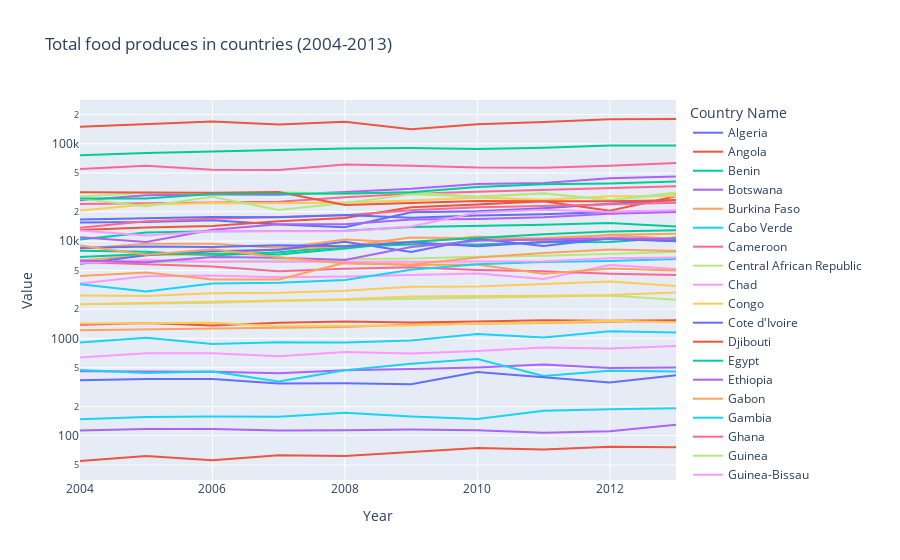

Notebook code cell kept with this figure:
### Code cell
#a line plot showing food production by country
fig = px.line(df_prod_grouped, x="Year", y="Value", color="Country Name", hover_name="Country Name", log_y=True,title="Total food produces in countries (2004-2013)")
fig.show()

### Figure 1 — Plotly figure (JSON) as saved in the notebook; plotly's stock layout.template omitted (floating-point values rounded to 4 significant figures)
{"data": [{"hovertemplate": "<b>%{hovertext}</b><br><br>Country Name=Algeria<br>Year=%{x}<br>Value=%{y}<extra></extra>", "hovertext": ["Algeria", "Algeria", "Algeria", "Algeria", "Algeria", "Algeria", "Algeria", "Algeria", "Algeria", "Algeria"], "legendgroup": "Algeria", "line": {"color": "#636efa", "dash": "solid"}, "mode": "lines", "name": "Algeria", "orientation": "v", "showlegend": true, "type": "scatter", "x": [2004, 2005, 2006, 2007, 2008, 2009, 2010, 2011, 2012, 2013], "xaxis": "x", "y": [15536, 15667, 16417, 14763, 13841, 19820, 20263, 21778, 24206, 26359], "yaxis": "y"}, {"hovertemplate": "<b>%{hovertext}</b><br><br>Country Name=Angola<br>Year=%{x}<br>Value=%{y}<extra></extra>", "hovertext": ["Angola", "Angola", "Angola", "Angola", "Angola", "Angola", "Angola", "Angola", "Angola", "Angola"], "legendgroup": "Angola", "line": {"color": "#EF553B", "dash": "solid"}, "mode": "lines", "name": "Angola", "orientation": "v", "showlegend": true, "type": "scatter", "x": [2004, 2005, 2006, 2007, 2008, 2009, 2010, 2011, 2012, 2013], "xaxis": "x", "y": [13028, 13811, 14264, 16025, 17288, 22244, 23805, 25672, 20505, 28857], "yaxis": "y"}, {"hovertemplate": "<b>%{hovertext}</b><br><br>Country Name=Benin<br>Year=%{x}<br>Value=%{y}<extra></extra>", "hovertext": ["Benin", "Benin", "Benin", "Benin", "Benin", "Benin", "Benin", "Benin", "Benin", "Benin"], "legendgroup": "Benin", "line": {"color": "#00cc96", "dash": "solid"}, "mode": "lines", "name": "Benin", "orientation": "v", "showlegend": true, "type": "scatter", "x": [2004, 2005, 2006, 2007, 2008, 2009, 2010, 2011, 2012, 2013], "xaxis": "x", "y": [7963, 7764, 7110, 7679, 8723, 9235, 9200, 9735, 9797, 10866], "yaxis": "y"}, {"hovertemplate": "<b>%{hovertext}</b><br><br>Country Name=Botswana<br>Year=%{x}<br>Value=%{y}<extra></extra>", "hovertext": ["Botswana", "Botswana", "Botswana", "Botswana", "Botswana", "Botswana", "Botswana", "Botswana", "Botswana", "Botswana"], "legendgroup": "Botswana", "line": {"color": "#ab63fa", "dash": "solid"}, "mode": "lines", "name": "Botswana", "orientation": "v", "showlegend": true, "type": "scatter", "x": [2004, 2005, 2006, 2007, 2008, 2009, 2010, 2011, 2012, 2013], "xaxis": "x", "y": [461, 460, 454, 439, 470, 484, 503, 539, 496, 502], "yaxis": "y"}, {"hovertemplate": "<b>%{hovertext}</b><br><br>Country Name=Burkina Faso<br>Year=%{x}<br>Value=%{y}<extra></extra>", "hovertext": ["Burkina Faso", "Burkina Faso", "Burkina Faso", "Burkina Faso", "Burkina Faso", "Burkina Faso", "Burkina Faso", "Burkina Faso", "Burkina Faso", "Burkina Faso"], "legendgroup": "Burkina Faso", "line": {"color": "#FFA15A", "dash": "solid"}, "mode": "lines", "name": "Burkina Faso", "orientation": "v", "showlegend": true, "type": "scatter", "x": [2004, 2005, 2006, 2007, 2008, 2009, 2010, 2011, 2012, 2013], "xaxis": "x", "y": [8323, 9392, 9393, 8467, 10373, 9607, 11122, 9954, 11634, 11864], "yaxis": "y"}, {"hovertemplate": "<b>%{hovertext}</b><br><br>Country Name=Cabo Verde<br>Year=%{x}<br>Value=%{y}<extra></extra>", "hovertext": ["Cabo Verde", "Cabo Verde", "Cabo Verde", "Cabo Verde", "Cabo Verde", "Cabo Verde", "Cabo Verde", "Cabo Verde", "Cabo Verde", "Cabo Verde"], "legendgroup": "Cabo Verde", "line": {"color": "#19d3f3", "dash": "solid"}, "mode": "lines", "name": "Cabo Verde", "orientation": "v", "showlegend": true, "type": "scatter", "x": [2004, 2005, 2006, 2007, 2008, 2009, 2010, 2011, 2012, 2013], "xaxis": "x", "y": [148, 156, 158, 157, 172, 158, 149, 181, 187, 192], "yaxis": "y"}, {"hovertemplate": "<b>%{hovertext}</b><br><br>Country Name=Cameroon<br>Year=%{x}<br>Value=%{y}<extra></extra>", "hovertext": ["Cameroon", "Cameroon", "Cameroon", "Cameroon", "Cameroon", "Cameroon", "Cameroon", "Cameroon", "Cameroon", "Cameroon"], "legendgroup": "Cameroon", "line": {"color": "#FF6692", "dash": "solid"}, "mode": "lines", "name": "Cameroon", "orientation": "v", "showlegend": true, "type": "scatter", "x": [2004, 2005, 2006, 2007, 2008, 2009, 2010, 2011, 2012, 2013], "xaxis": "x", "y": [13739, 16033, 16962, 17657, 18459, 20729, 22310, 22964, 24044, 24773], "yaxis": "y"}, {"hovertemplate": "<b>%{hovertext}</b><br><br>Country Name=Central African Republic<br>Year=%{x}<br>Value=%{y}<extra></extra>", "hovertext": ["Central African Republic", "Central African Republic", "Central African Republic", "Central African Republic", "Central African Republic", "Central African Republic", "Central African Republic", "Central African Republic", "Central African Republic", "Central African Republic"], "legendgroup": "Central African Republic", "line": {"color": "#B6E880", "dash": "solid"}, "mode": "lines", "name": "Central African Republic", "orientation": "v", "showlegend": true, "type": "scatter", "x": [2004, 2005, 2006, 2007, 2008, 2009, 2010, 2011, 2012, 2013], "xaxis": "x", "y": [2242, 2293, 2329, 2426, 2494, 2569, 2602, 2702, 2761, 2503], "yaxis": "y"}, {"hovertemplate": "<b>%{hovertext}</b><br><br>Country Name=Chad<br>Year=%{x}<br>Value=%{y}<extra></extra>", "hovertext": ["Chad", "Chad", "Chad", "Chad", "Chad", "Chad", "Chad", "Chad", "Chad", "Chad"], "legendgroup": "Chad", "line": {"color": "#FF97FF", "dash": "solid"}, "mode": "lines", "name": "Chad", "orientation": "v", "showlegend": true, "type": "scatter", "x": [2004, 2005, 2006, 2007, 2008, 2009, 2010, 2011, 2012, 2013], "xaxis": "x", "y": [3660, 4360, 4423, 4243, 4332, 4516, 4633, 4070, 5688, 5153], "yaxis": "y"}, {"hovertemplate": "<b>%{hovertext}</b><br><br>Country Name=Congo<br>Year=%{x}<br>Value=%{y}<extra></extra>", "hovertext": ["Congo", "Congo", "Congo", "Congo", "Congo", "Congo", "Congo", "Congo", "Congo", "Congo"], "legendgroup": "Congo", "line": {"color": "#FECB52", "dash": "solid"}, "mode": "lines", "name": "Congo", "orientation": "v", "showlegend": true, "type": "scatter", "x": [2004, 2005, 2006, 2007, 2008, 2009, 2010, 2011, 2012, 2013], "xaxis": "x", "y": [2241, 2318, 2365, 2438, 2530, 2693, 2707, 2745, 2786, 2968], "yaxis": "y"}, {"hovertemplate": "<b>%{hovertext}</b><br><br>Country Name=Cote d'Ivoire<br>Year=%{x}<br>Value=%{y}<extra></extra>", "hovertext": ["Cote d'Ivoire", "Cote d'Ivoire", "Cote d'Ivoire", "Cote d'Ivoire", "Cote d'Ivoire", "Cote d'Ivoire", "Cote d'Ivoire", "Cote d'Ivoire", "Cote d'Ivoire", "Cote d'Ivoire"], "legendgroup": "Cote d'Ivoire", "line": {"color": "#636efa", "dash": "solid"}, "mode": "lines", "name": "Cote d'Ivoire", "orientation": "v", "showlegend": true, "type": "scatter", "x": [2004, 2005, 2006, 2007, 2008, 2009, 2010, 2011, 2012, 2013], "xaxis": "x", "y": [16675, 17114, 17660, 17570, 18496, 17351, 18363, 18918, 19919, 20420], "yaxis": "y"}, {"hovertemplate": "<b>%{hovertext}</b><br><br>Country Name=Djibouti<br>Year=%{x}<br>Value=%{y}<extra></extra>", "hovertext": ["Djibouti", "Djibouti", "Djibouti", "Djibouti", "Djibouti", "Djibouti", "Djibouti", "Djibouti", "Djibouti", "Djibouti"], "legendgroup": "Djibouti", "line": {"color": "#EF553B", "dash": "solid"}, "mode": "lines", "name": "Djibouti", "orientation": "v", "showlegend": true, "type": "scatter", "x": [2004, 2005, 2006, 2007, 2008, 2009, 2010, 2011, 2012, 2013], "xaxis": "x", "y": [55, 62, 56, 63, 62, 68, 75, 72, 77, 76], "yaxis": "y"}, {"hovertemplate": "<b>%{hovertext}</b><br><br>Country Name=Egypt<br>Year=%{x}<br>Value=%{y}<extra></extra>", "hovertext": ["Egypt", "Egypt", "Egypt", "Egypt", "Egypt", "Egypt", "Egypt", "Egypt", "Egypt", "Egypt"], "legendgroup": "Egypt", "line": {"color": "#00cc96", "dash": "solid"}, "mode": "lines", "name": "Egypt", "orientation": "v", "showlegend": true, "type": "scatter", "x": [2004, 2005, 2006, 2007, 2008, 2009, 2010, 2011, 2012, 2013], "xaxis": "x", "y": [75989, 80422, 83191, 86828, 89489, 90375, 88450, 90767, 96139, 95848], "yaxis": "y"}, {"hovertemplate": "<b>%{hovertext}</b><br><br>Country Name=Ethiopia<br>Year=%{x}<br>Value=%{y}<extra></extra>", "hovertext": ["Ethiopia", "Ethiopia", "Ethiopia", "Ethiopia", "Ethiopia", "Ethiopia", "Ethiopia", "Ethiopia", "Ethiopia", "Ethiopia"], "legendgroup": "Ethiopia", "line": {"color": "#ab63fa", "dash": "solid"}, "mode": "lines", "name": "Ethiopia", "orientation": "v", "showlegend": true, "type": "scatter", "x": [2004, 2005, 2006, 2007, 2008, 2009, 2010, 2011, 2012, 2013], "xaxis": "x", "y": [26246, 29527, 30117, 29891, 31880, 34508, 38707, 39573, 44142, 46102], "yaxis": "y"}, {"hovertemplate": "<b>%{hovertext}</b><br><br>Country Name=Gabon<br>Year=%{x}<br>Value=%{y}<extra></extra>", "hovertext": ["Gabon", "Gabon", "Gabon", "Gabon", "Gabon", "Gabon", "Gabon", "Gabon", "Gabon", "Gabon"], "legendgroup": "Gabon", "line": {"color": "#FFA15A", "dash": "solid"}, "mode": "lines", "name": "Gabon", "orientation": "v", "showlegend": true, "type": "scatter", "x": [2004, 2005, 2006, 2007, 2008, 2009, 2010, 2011, 2012, 2013], "xaxis": "x", "y": [1211, 1246, 1263, 1289, 1308, 1387, 1424, 1443, 1474, 1521], "yaxis": "y"}, {"hovertemplate": "<b>%{hovertext}</b><br><br>Country Name=Gambia<br>Year=%{x}<br>Value=%{y}<extra></extra>", "hovertext": ["Gambia", "Gambia", "Gambia", "Gambia", "Gambia", "Gambia", "Gambia", "Gambia", "Gambia", "Gambia"], "legendgroup": "Gambia", "line": {"color": "#19d3f3", "dash": "solid"}, "mode": "lines", "name": "Gambia", "orientation": "v", "showlegend": true, "type": "scatter", "x": [2004, 2005, 2006, 2007, 2008, 2009, 2010, 2011, 2012, 2013], "xaxis": "x", "y": [473, 440, 458, 360, 472, 549, 614, 411, 465, 457], "yaxis": "y"}, {"hovertemplate": "<b>%{hovertext}</b><br><br>Country Name=Ghana<br>Year=%{x}<br>Value=%{y}<extra></extra>", "hovertext": ["Ghana", "Ghana", "Ghana", "Ghana", "Ghana", "Ghana", "Ghana", "Ghana", "Ghana", "Ghana"], "legendgroup": "Ghana", "line": {"color": "#FF6692", "dash": "solid"}, "mode": "lines", "name": "Ghana", "orientation": "v", "showlegend": true, "type": "scatter", "x": [2004, 2005, 2006, 2007, 2008, 2009, 2010, 2011, 2012, 2013], "xaxis": "x", "y": [24040, 24448, 25054, 25286, 28290, 30647, 32140, 33650, 34860, 36589], "yaxis": "y"}, {"hovertemplate": "<b>%{hovertext}</b><br><br>Country Name=Guinea<br>Year=%{x}<br>Value=%{y}<extra></extra>", "hovertext": ["Guinea", "Guinea", "Guinea", "Guinea", "Guinea", "Guinea", "Guinea", "Guinea", "Guinea", "Guinea"], "legendgroup": "Guinea", "line": {"color": "#B6E880", "dash": "solid"}, "mode": "lines", "name": "Guinea", "orientation": "v", "showlegend": true, "type": "scatter", "x": [2004, 2005, 2006, 2007, 2008, 2009, 2010, 2011, 2012, 2013], "xaxis": "x", "y": [5891, 6099, 6166, 6393, 6512, 6606, 6904, 7084, 7458, 7735], "yaxis": "y"}, {"hovertemplate": "<b>%{hovertext}</b><br><br>Country Name=Guinea-Bissau<br>Year=%{x}<br>Value=%{y}<extra></extra>", "hovertext": ["Guinea-Bissau", "Guinea-Bissau", "Guinea-Bissau", "Guinea-Bissau", "Guinea-Bissau", "Guinea-Bissau", "Guinea-Bissau", "Guinea-Bissau", "Guinea-Bissau", "Guinea-Bissau"], "legendgroup": "Guinea-Bissau", "line": {"color": "#FF97FF", "dash": "solid"}, "mode": "lines", "name": "Guinea-Bissau", "orientation": "v", "showlegend": true, "type": "scatter", "x": [2004, 2005, 2006, 2007, 2008, 2009, 2010, 2011, 2012, 2013], "xaxis": "x", "y": [637, 703, 705, 654, 725, 700, 743, 807, 787, 835], "yaxis": "y"}, {"hovertemplate": "<b>%{hovertext}</b><br><br>Country Name=Kenya<br>Year=%{x}<br>Value=%{y}<extra></extra>", "hovertext": ["Kenya", "Kenya", "Kenya", "Kenya", "Kenya", "Kenya", "Kenya", "Kenya", "Kenya", "Kenya"], "legendgroup": "Kenya", "line": {"color": "#FECB52", "dash": "solid"}, "mode": "lines", "name": "Kenya", "orientation": "v", "showlegend": true, "type": "scatter", "x": [2004, 2005, 2006, 2007, 2008, 2009, 2010, 2011, 2012, 2013], "xaxis": "x", "y": [20664, 23745, 24656, 24433, 24928, 26049, 27991, 26605, 28851, 28950], "yaxis": "y"}, {"hovertemplate": "<b>%{hovertext}</b><br><br>Country Name=Lesotho<br>Year=%{x}<br>Value=%{y}<extra></extra>", "hovertext": ["Lesotho", "Lesotho", "Lesotho", "Lesotho", "Lesotho", "Lesotho", "Lesotho", "Lesotho", "Lesotho", "Lesotho"], "legendgroup": "Lesotho", "line": {"color": "#636efa", "dash": "solid"}, "mode": "lines", "name": "Lesotho", "orientation": "v", "showlegend": true, "type": "scatter", "x": [2004, 2005, 2006, 2007, 2008, 2009, 2010, 2011, 2012, 2013], "xaxis": "x", "y": [371, 383, 383, 344, 347, 339, 451, 397, 352, 418], "yaxis": "y"}, {"hovertemplate": "<b>%{hovertext}</b><br><br>Country Name=Liberia<br>Year=%{x}<br>Value=%{y}<extra></extra>", "hovertext": ["Liberia", "Liberia", "Liberia", "Liberia", "Liberia", "Liberia", "Liberia", "Liberia", "Liberia", "Liberia"], "legendgroup": "Liberia", "line": {"color": "#EF553B", "dash": "solid"}, "mode": "lines", "name": "Liberia", "orientation": "v", "showlegend": true, "type": "scatter", "x": [2004, 2005, 2006, 2007, 2008, 2009, 2010, 2011, 2012, 2013], "xaxis": "x", "y": [1382, 1443, 1358, 1446, 1491, 1457, 1490, 1535, 1522, 1533], "yaxis": "y"}, {"hovertemplate": "<b>%{hovertext}</b><br><br>Country Name=Madagascar<br>Year=%{x}<br>Value=%{y}<extra></extra>", "hovertext": ["Madagascar", "Madagascar", "Madagascar", "Madagascar", "Madagascar", "Madagascar", "Madagascar", "Madagascar", "Madagascar", "Madagascar"], "legendgroup": "Madagascar", "line": {"color": "#00cc96", "dash": "solid"}, "mode": "lines", "name": "Madagascar", "orientation": "v", "showlegend": true, "type": "scatter", "x": [2004, 2005, 2006, 2007, 2008, 2009, 2010, 2011, 2012, 2013], "xaxis": "x", "y": [10360, 12228, 12608, 12720, 12774, 13928, 14215, 14735, 15343, 14160], "yaxis": "y"}, {"hovertemplate": "<b>%{hovertext}</b><br><br>Country Name=Malawi<br>Year=%{x}<br>Value=%{y}<extra></extra>", "hovertext": ["Malawi", "Malawi", "Malawi", "Malawi", "Malawi", "Malawi", "Malawi", "Malawi", "Malawi", "Malawi"], "legendgroup": "Malawi", "line": {"color": "#ab63fa", "dash": "solid"}, "mode": "lines", "name": "Malawi", "orientation": "v", "showlegend": true, "type": "scatter", "x": [2004, 2005, 2006, 2007, 2008, 2009, 2010, 2011, 2012, 2013], "xaxis": "x", "y": [10917, 9786, 13078, 14908, 14910, 16677, 16867, 17569, 19074, 19931], "yaxis": "y"}, {"hovertemplate": "<b>%{hovertext}</b><br><br>Country Name=Mali<br>Year=%{x}<br>Value=%{y}<extra></extra>", "hovertext": ["Mali", "Mali", "Mali", "Mali", "Mali", "Mali", "Mali", "Mali", "Mali", "Mali"], "legendgroup": "Mali", "line": {"color": "#FFA15A", "dash": "solid"}, "mode": "lines", "name": "Mali", "orientation": "v", "showlegend": true, "type": "scatter", "x": [2004, 2005, 2006, 2007, 2008, 2009, 2010, 2011, 2012, 2013], "xaxis": "x", "y": [6275, 7233, 7301, 8249, 8855, 10853, 10671, 10773, 11486, 10596], "yaxis": "y"}, {"hovertemplate": "<b>%{hovertext}</b><br><br>Country Name=Mauritania<br>Year=%{x}<br>Value=%{y}<extra></extra>", "hovertext": ["Mauritania", "Mauritania", "Mauritania", "Mauritania", "Mauritania", "Mauritania", "Mauritania", "Mauritania", "Mauritania", "Mauritania"], "legendgroup": "Mauritania", "line": {"color": "#19d3f3", "dash": "solid"}, "mode": "lines", "name": "Mauritania", "orientation": "v", "showlegend": true, "type": "scatter", "x": [2004, 2005, 2006, 2007, 2008, 2009, 2010, 2011, 2012, 2013], "xaxis": "x", "y": [906, 1016, 875, 913, 909, 953, 1110, 1024, 1182, 1151], "yaxis": "y"}, {"hovertemplate": "<b>%{hovertext}</b><br><br>Country Name=Mauritius<br>Year=%{x}<br>Value=%{y}<extra></extra>", "hovertext": ["Mauritius", "Mauritius", "Mauritius", "Mauritius", "Mauritius", "Mauritius", "Mauritius", "Mauritius", "Mauritius", "Mauritius"], "legendgroup": "Mauritius", "line": {"color": "#FF6692", "dash": "solid"}, "mode": "lines", "name": "Mauritius", "orientation": "v", "showlegend": true, "type": "scatter", "x": [2004, 2005, 2006, 2007, 2008, 2009, 2010, 2011, 2012, 2013], "xaxis": "x", "y": [6081, 5720, 5471, 4891, 5200, 5369, 5060, 4911, 4610, 4472], "yaxis": "y"}, {"hovertemplate": "<b>%{hovertext}</b><br><br>Country Name=Morocco<br>Year=%{x}<br>Value=%{y}<extra></extra>", "hovertext": ["Morocco", "Morocco", "Morocco", "Morocco", "Morocco", "Morocco", "Morocco", "Morocco", "Morocco", "Morocco"], "legendgroup": "Morocco", "line": {"color": "#B6E880", "dash": "solid"}, "mode": "lines", "name": "Morocco", "orientation": "v", "showlegend": true, "type": "scatter", "x": [2004, 2005, 2006, 2007, 2008, 2009, 2010, 2011, 2012, 2013], "xaxis": "x", "y": [27244, 22794, 28594, 20869, 24679, 30354, 28577, 30978, 26236, 31496], "yaxis": "y"}, {"hovertemplate": "<b>%{hovertext}</b><br><br>Country Name=Mozambique<br>Year=%{x}<br>Value=%{y}<extra></extra>", "hovertext": ["Mozambique", "Mozambique", "Mozambique", "Mozambique", "Mozambique", "Mozambique", "Mozambique", "Mozambique", "Mozambique", "Mozambique"], "legendgroup": "Mozambique", "line": {"color": "#FF97FF", "dash": "solid"}, "mode": "lines", "name": "Mozambique", "orientation": "v", "showlegend": true, "type": "scatter", "x": [2004, 2005, 2006, 2007, 2008, 2009, 2010, 2011, 2012, 2013], "xaxis": "x", "y": [12867, 11391, 12665, 12640, 12646, 14107, 19611, 20976, 19939, 20742], "yaxis": "y"}, {"hovertemplate": "<b>%{hovertext}</b><br><br>Country Name=Namibia<br>Year=%{x}<br>Value=%{y}<extra></extra>", "hovertext": ["Namibia", "Namibia", "Namibia", "Namibia", "Namibia", "Namibia", "Namibia", "Namibia", "Namibia", "Namibia"], "legendgroup": "Namibia", "line": {"color": "#FECB52", "dash": "solid"}, "mode": "lines", "name": "Namibia", "orientation": "v", "showlegend": true, "type": "scatter", "x": [2004, 2005, 2006, 2007, 2008, 2009, 2010, 2011, 2012, 2013], "xaxis": "x", "y": [1421, 1434, 1448, 1331, 1335, 1359, 1422, 1457, 1522, 1468], "yaxis": "y"}, {"hovertemplate": "<b>%{hovertext}</b><br><br>Country Name=Niger<br>Year=%{x}<br>Value=%{y}<extra></extra>", "hovertext": ["Niger", "Niger", "Niger", "Niger", "Niger", "Niger", "Niger", "Niger", "Niger", "Niger"], "legendgroup": "Niger", "line": {"color": "#636efa", "dash": "solid"}, "mode": "lines", "name": "Niger", "orientation": "v", "showlegend": true, "type": "scatter", "x": [2004, 2005, 2006, 2007, 2008, 2009, 2010, 2011, 2012, 2013], "xaxis": "x", "y": [5852, 7170, 7855, 8152, 9820, 7715, 10576, 8923, 10719, 10026], "yaxis": "y"}, {"hovertemplate": "<b>%{hovertext}</b><br><br>Country Name=Nigeria<br>Year=%{x}<br>Value=%{y}<extra></extra>", "hovertext": ["Nigeria", "Nigeria", "Nigeria", "Nigeria", "Nigeria", "Nigeria", "Nigeria", "Nigeria", "Nigeria", "Nigeria"], "legendgroup": "Nigeria", "line": {"color": "#EF553B", "dash": "solid"}, "mode": "lines", "name": "Nigeria", "orientation": "v", "showlegend": true, "type": "scatter", "x": [2004, 2005, 2006, 2007, 2008, 2009, 2010, 2011, 2012, 2013], "xaxis": "x", "y": [149857, 158149, 168987, 157273, 167935, 141270, 158709, 167403, 178816, 179631], "yaxis": "y"}, {"hovertemplate": "<b>%{hovertext}</b><br><br>Country Name=Rwanda<br>Year=%{x}<br>Value=%{y}<extra></extra>", "hovertext": ["Rwanda", "Rwanda", "Rwanda", "Rwanda", "Rwanda", "Rwanda", "Rwanda", "Rwanda", "Rwanda", "Rwanda"], "legendgroup": "Rwanda", "line": {"color": "#00cc96", "dash": "solid"}, "mode": "lines", "name": "Rwanda", "orientation": "v", "showlegend": true, "type": "scatter", "x": [2004, 2005, 2006, 2007, 2008, 2009, 2010, 2011, 2012, 2013], "xaxis": "x", "y": [6863, 7370, 7405, 7295, 8371, 9838, 10780, 11777, 12523, 12952], "yaxis": "y"}, {"hovertemplate": "<b>%{hovertext}</b><br><br>Country Name=Sao Tome and Principe<br>Year=%{x}<br>Value=%{y}<extra></extra>", "hovertext": ["Sao Tome and Principe", "Sao Tome and Principe", "Sao Tome and Principe", "Sao Tome and Principe", "Sao Tome and Principe", "Sao Tome and Principe", "Sao Tome and Principe", "Sao Tome and Principe", "Sao Tome and Principe", "Sao Tome and Principe"], "legendgroup": "Sao Tome and Principe", "line": {"color": "#ab63fa", "dash": "solid"}, "mode": "lines", "name": "Sao Tome and Principe", "orientation": "v", "showlegend": true, "type": "scatter", "x": [2004, 2005, 2006, 2007, 2008, 2009, 2010, 2011, 2012, 2013], "xaxis": "x", "y": [113, 117, 117, 113, 114, 116, 114, 107, 111, 130], "yaxis": "y"}, {"hovertemplate": "<b>%{hovertext}</b><br><br>Country Name=Senegal<br>Year=%{x}<br>Value=%{y}<extra></extra>", "hovertext": ["Senegal", "Senegal", "Senegal", "Senegal", "Senegal", "Senegal", "Senegal", "Senegal", "Senegal", "Senegal"], "legendgroup": "Senegal", "line": {"color": "#FFA15A", "dash": "solid"}, "mode": "lines", "name": "Senegal", "orientation": "v", "showlegend": true, "type": "scatter", "x": [2004, 2005, 2006, 2007, 2008, 2009, 2010, 2011, 2012, 2013], "xaxis": "x", "y": [4368, 4757, 4030, 4024, 5987, 5689, 5737, 4613, 5237, 4972], "yaxis": "y"}, {"hovertemplate": "<b>%{hovertext}</b><br><br>Country Name=Sierra Leone<br>Year=%{x}<br>Value=%{y}<extra></extra>", "hovertext": ["Sierra Leone", "Sierra Leone", "Sierra Leone", "Sierra Leone", "Sierra Leone", "Sierra Leone", "Sierra Leone", "Sierra Leone", "Sierra Leone", "Sierra Leone"], "legendgroup": "Sierra Leone", "line": {"color": "#19d3f3", "dash": "solid"}, "mode": "lines", "name": "Sierra Leone", "orientation": "v", "showlegend": true, "type": "scatter", "x": [2004, 2005, 2006, 2007, 2008, 2009, 2010, 2011, 2012, 2013], "xaxis": "x", "y": [3592, 3040, 3657, 3731, 3991, 5084, 5783, 6083, 6228, 6548], "yaxis": "y"}, {"hovertemplate": "<b>%{hovertext}</b><br><br>Country Name=South Africa<br>Year=%{x}<br>Value=%{y}<extra></extra>", "hovertext": ["South Africa", "South Africa", "South Africa", "South Africa", "South Africa", "South Africa", "South Africa", "South Africa", "South Africa", "South Africa"], "legendgroup": "South Africa", "line": {"color": "#FF6692", "dash": "solid"}, "mode": "lines", "name": "South Africa", "orientation": "v", "showlegend": true, "type": "scatter", "x": [2004, 2005, 2006, 2007, 2008, 2009, 2010, 2011, 2012, 2013], "xaxis": "x", "y": [54949, 59577, 54024, 53795, 61162, 59590, 56863, 56788, 59581, 63263], "yaxis": "y"}, {"hovertemplate": "<b>%{hovertext}</b><br><br>Country Name=Sudan<br>Year=%{x}<br>Value=%{y}<extra></extra>", "hovertext": ["Sudan", "Sudan", "Sudan", "Sudan", "Sudan", "Sudan", "Sudan", "Sudan", "Sudan", "Sudan"], "legendgroup": "Sudan", "line": {"color": "#B6E880", "dash": "solid"}, "mode": "lines", "name": "Sudan", "orientation": "v", "showlegend": true, "type": "scatter", "x": [2004, 2005, 2006, 2007, 2008, 2009, 2010, 2011, 2012, 2013], "xaxis": "x", "y": [28646, 31369, 30834, 31689, 30731, 31778, 28568, 30869, 26373, 30727], "yaxis": "y"}, {"hovertemplate": "<b>%{hovertext}</b><br><br>Country Name=Swaziland<br>Year=%{x}<br>Value=%{y}<extra></extra>", "hovertext": ["Swaziland", "Swaziland", "Swaziland", "Swaziland", "Swaziland", "Swaziland", "Swaziland", "Swaziland", "Swaziland", "Swaziland"], "legendgroup": "Swaziland", "line": {"color": "#FF97FF", "dash": "solid"}, "mode": "lines", "name": "Swaziland", "orientation": "v", "showlegend": true, "type": "scatter", "x": [2004, 2005, 2006, 2007, 2008, 2009, 2010, 2011, 2012, 2013], "xaxis": "x", "y": [5950, 6407, 6124, 6096, 6149, 6128, 6157, 6221, 6670, 6763], "yaxis": "y"}, {"hovertemplate": "<b>%{hovertext}</b><br><br>Country Name=Togo<br>Year=%{x}<br>Value=%{y}<extra></extra>", "hovertext": ["Togo", "Togo", "Togo", "Togo", "Togo", "Togo", "Togo", "Togo", "Togo", "Togo"], "legendgroup": "Togo", "line": {"color": "#FECB52", "dash": "solid"}, "mode": "lines", "name": "Togo", "orientation": "v", "showlegend": true, "type": "scatter", "x": [2004, 2005, 2006, 2007, 2008, 2009, 2010, 2011, 2012, 2013], "xaxis": "x", "y": [2765, 2730, 2908, 2938, 3085, 3389, 3424, 3605, 3848, 3463], "yaxis": "y"}, {"hovertemplate": "<b>%{hovertext}</b><br><br>Country Name=Tunisia<br>Year=%{x}<br>Value=%{y}<extra></extra>", "hovertext": ["Tunisia", "Tunisia", "Tunisia", "Tunisia", "Tunisia", "Tunisia", "Tunisia", "Tunisia", "Tunisia", "Tunisia"], "legendgroup": "Tunisia", "line": {"color": "#636efa", "dash": "solid"}, "mode": "lines", "name": "Tunisia", "orientation": "v", "showlegend": true, "type": "scatter", "x": [2004, 2005, 2006, 2007, 2008, 2009, 2010, 2011, 2012, 2013], "xaxis": "x", "y": [8503, 8795, 8688, 9052, 8842, 9731, 8854, 9790, 10509, 9949], "yaxis": "y"}, {"hovertemplate": "<b>%{hovertext}</b><br><br>Country Name=Uganda<br>Year=%{x}<br>Value=%{y}<extra></extra>", "hovertext": ["Uganda", "Uganda", "Uganda", "Uganda", "Uganda", "Uganda", "Uganda", "Uganda", "Uganda", "Uganda"], "legendgroup": "Uganda", "line": {"color": "#EF553B", "dash": "solid"}, "mode": "lines", "name": "Uganda", "orientation": "v", "showlegend": true, "type": "scatter", "x": [2004, 2005, 2006, 2007, 2008, 2009, 2010, 2011, 2012, 2013], "xaxis": "x", "y": [31819, 31645, 31415, 31891, 23491, 24574, 25850, 25704, 25711, 26321], "yaxis": "y"}, {"hovertemplate": "<b>%{hovertext}</b><br><br>Country Name=United Republic of Tanzania<br>Year=%{x}<br>Value=%{y}<extra></extra>", "hovertext": ["United Republic of Tanzania", "United Republic of Tanzania", "United Republic of Tanzania", "United Republic of Tanzania", "United Republic of Tanzania", "United Republic of Tanzania", "United Republic of Tanzania", "United Republic of Tanzania", "United Republic of Tanzania", "United Republic of Tanzania"], "legendgroup": "United Republic of Tanzania", "line": {"color": "#00cc96", "dash": "solid"}, "mode": "lines", "name": "United Republic of Tanzania", "orientation": "v", "showlegend": true, "type": "scatter", "x": [2004, 2005, 2006, 2007, 2008, 2009, 2010, 2011, 2012, 2013], "xaxis": "x", "y": [27389, 27329, 30472, 30673, 30876, 31828, 36006, 38424, 38956, 40849], "yaxis": "y"}, {"hovertemplate": "<b>%{hovertext}</b><br><br>Country Name=Zambia<br>Year=%{x}<br>Value=%{y}<extra></extra>", "hovertext": ["Zambia", "Zambia", "Zambia", "Zambia", "Zambia", "Zambia", "Zambia", "Zambia", "Zambia", "Zambia"], "legendgroup": "Zambia", "line": {"color": "#ab63fa", "dash": "solid"}, "mode": "lines", "name": "Zambia", "orientation": "v", "showlegend": true, "type": "scatter", "x": [2004, 2005, 2006, 2007, 2008, 2009, 2010, 2011, 2012, 2013], "xaxis": "x", "y": [6310, 6075, 6879, 6743, 6383, 8695, 10089, 10331, 10670, 10526], "yaxis": "y"}, {"hovertemplate": "<b>%{hovertext}</b><br><br>Country Name=Zimbabwe<br>Year=%{x}<br>Value=%{y}<extra></extra>", "hovertext": ["Zimbabwe", "Zimbabwe", "Zimbabwe", "Zimbabwe", "Zimbabwe", "Zimbabwe", "Zimbabwe", "Zimbabwe", "Zimbabwe", "Zimbabwe"], "legendgroup": "Zimbabwe", "line": {"color": "#FFA15A", "dash": "solid"}, "mode": "lines", "name": "Zimbabwe", "orientation": "v", "showlegend": true, "type": "scatter", "x": [2004, 2005, 2006, 2007, 2008, 2009, 2010, 2011, 2012, 2013], "xaxis": "x", "y": [8984, 7239, 8225, 6822, 5877, 5754, 6777, 7551, 8173, 7914], "yaxis": "y"}], "layout": {"legend": {"title": {"text": "Country Name"}, "tracegroupgap": 0}, "title": {"text": "Total food produces in countries (2004-2013)"}, "xaxis": {"anchor": "y", "domain": [0, 1], "title": {"text": "Year"}}, "yaxis": {"anchor": "x", "domain": [0, 1], "title": {"text": "Value"}, "type": "log"}}}
